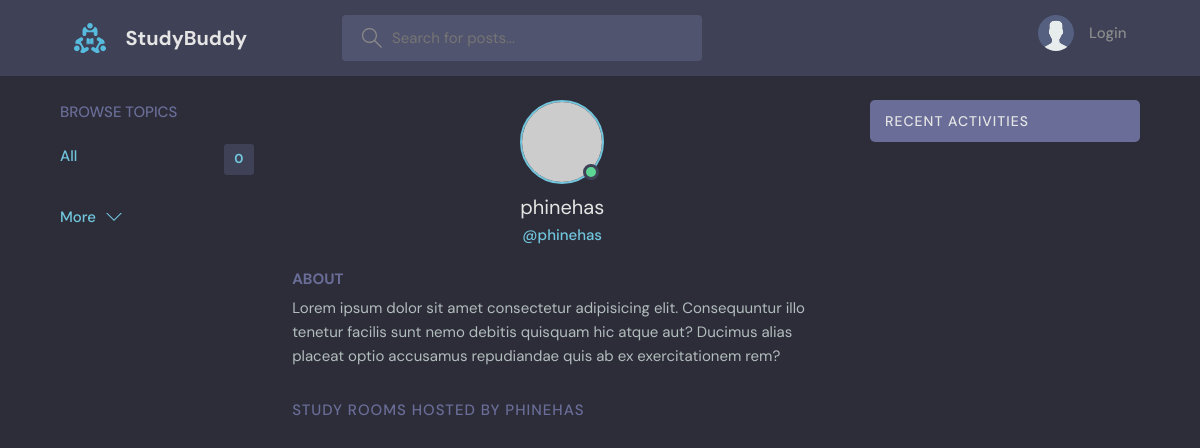
/profile/1/, run on an earlier commit of the app's database.
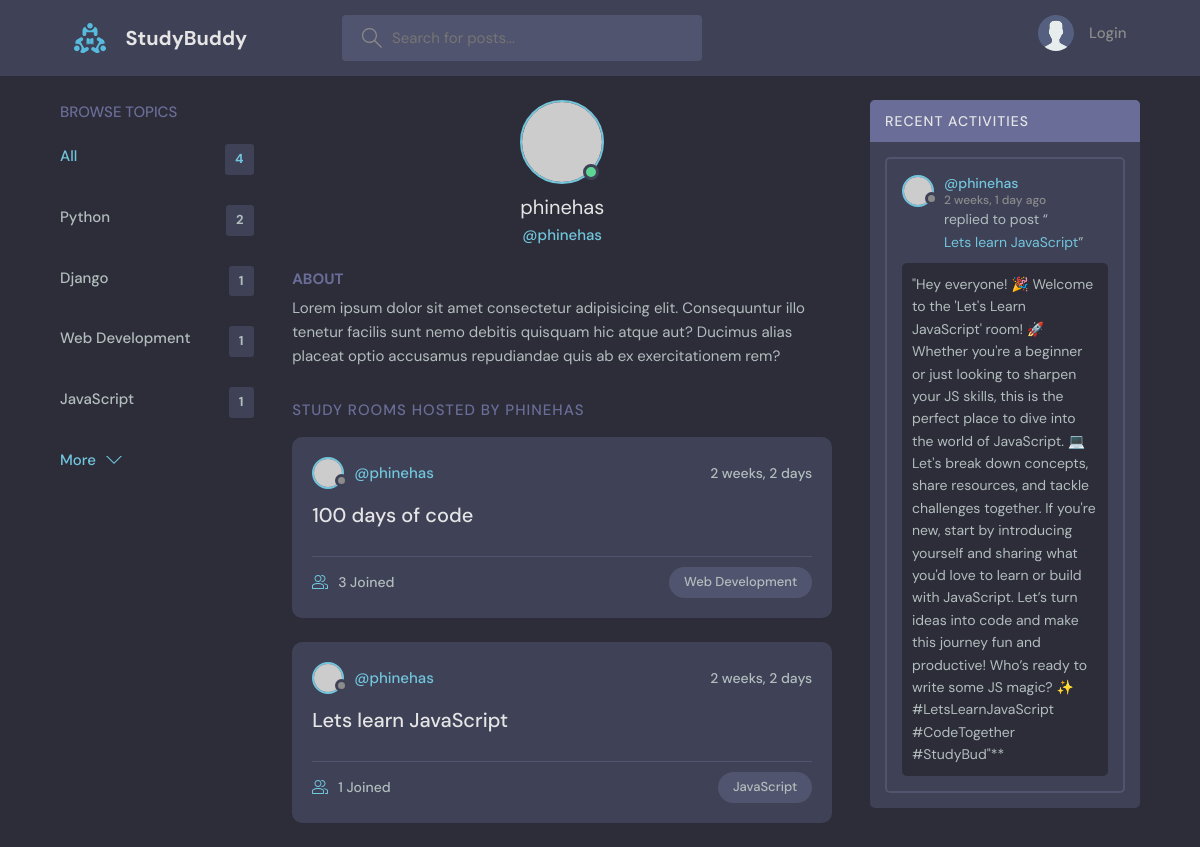
And on a later commit of the database.
### base/models.py (models this page shows, shortened)
class Topic(models.Model):
    name = models.CharField(max_length=200)

class Room(models.Model):
    host = models.ForeignKey(User, on_delete=models.SET_NULL, null=True)
    topic = models.ForeignKey(Topic, on_delete=models.SET_NULL, null=True)
    name = models.CharField(max_length=200)
    description = models.TextField(null=True, blank=True)
    participants = models.ManyToManyField(User, related_name='participants', blank=True)
    updated = models.DateTimeField(auto_now=True)
    created = models.DateTimeField(auto_now_add=True)
    class Meta:
        ordering = ['-updated', '-created']
    def __str__(self):
        return self.name

class Message(models.Model):
    user = models.ForeignKey(User, on_delete=models.CASCADE)
    room = models.ForeignKey(Room, on_delete=models.CASCADE)
    body = models.TextField()
    updated = models.DateTimeField(auto_now=True)
    created = models.DateTimeField(auto_now_add=True)
    class Meta:
        ordering = ['-updated', '-created']

### base/views.py (the view)
# urls.py: path('profile/<str:pk>/', views.userProfile, name='user-profile'),
def userProfile(request, pk):
    user = User.objects.get(pk=pk)
    rooms = user.room_set.all()
    room_messages = user.message_set.all()
    topics = Topic.objects.all()
    context = {'user': user, 'rooms': rooms, 'room_messages': room_messages, 'topics': topics}
    return render(request, 'base/profile.html', context)

### base/templates/base/profile.html (shortened to what this page needs)
{% extends 'main.html' %}
{% block content %}
  <main class="profile-page layout layout--3">
    <div class="container">
     {% include 'base/topics_component.html' %}
      <div class="roomList">
        <div class="profile">
          <div class="profile__avatar">
            <div class="avatar avatar--large active">
              <img src="https://randomuser.me/api/portraits/men/11.jpg" />
            </div>
          </div>
          <div class="profile__info">
            <h3>{{user.username}}</h3>
            <p>@{{user.username}}</p>
          </div>
          <div class="profile__about">
            <h3>About</h3>
            <p>
              Lorem ipsum dolor sit amet consectetur adipisicing elit. Consequuntur illo tenetur
              facilis sunt nemo debitis quisquam hic atque aut? Ducimus alias placeat optio
              accusamus repudiandae quis ab ex exercitationem rem?
            </p>
          </div>
        </div>
        <div class="roomList__header">
          <div>
            <h2>Study Rooms Hosted by {{user.username}}</a>
            </h2>
          </div>
        </div>
        {% include 'base/feed_component.html' %}
      </div>
      {% include 'base/activity_component.html' %}
    </div>
  </main>
  {% endblock content %}

### base/templates/base/topics_component.html
 <div class="topics">
    <div class="topics__header">
      <h2>Browse Topics</h2>
    </div>
    <ul class="topics__list">
      <li>
        <a href="{% url 'home' %}" class="active">All <span>{{topics.count}}</span></a>
      </li>
      {% for topic in topics %}
      <li>
        <a href="{% url 'home' %}?q={{topic.name}}">{{topic.name}}<span>{{topic.room_set.all.count}}</span></a>
      </li>
      {% endfor %}
    </ul>
    <button class="btn btn--link" href="/">
      More
      <svg version="1.1" xmlns="http://www.w3.org/2000/svg" width="32" height="32" viewBox="0 0 32 32">
        <title>chevron-down</title>
        <path d="M16 21l-13-13h-3l16 16 16-16h-3l-13 13z"></path>
      </svg>
    </button>
  </div>

### base/templates/base/feed_component.html (shortened to what this page needs)
{% for room in rooms %}
<div class="roomListRoom">
    <div class="roomListRoom__header">
      <a href="{% url 'user-profile' room.host.id %}" class="roomListRoom__author">
        <div class="avatar avatar--small">
          <img src="https://randomuser.me/api/portraits/women/11.jpg" />
        </div>
        <span>@{{room.host.username}}</span>
      </a>
      <div class="roomListRoom__actions">
        <span>{{room.created | timesince}}</span>
      </div>
    </div>
    <div class="roomListRoom__content">
      <a href="{% url 'room' room.id %}">{{room.name}}</a>
    </div>
    <div class="roomListRoom__meta">
      <a href="{% url 'room' room.id %}" class="roomListRoom__joined">
        {{room.participants.all.count}} Joined
      </a>
      <p class="roomListRoom__topic">{{room.topic.name}}</p>
    </div>
  </div>
  {% endfor %}

### base/templates/base/activity_component.html (shortened to what this page needs)
<div class="activities">
    <div class="activities__header">
      <h2>Recent Activities</h2>
    </div>
    {% for message in room_messages %}
    <div class="activities__box">
      <div class="activities__boxHeader roomListRoom__header">
        <a href="{% url 'user-profile' message.user.id %}" class="roomListRoom__author">
          <div class="avatar avatar--small">
            <img src="https://randomuser.me/api/portraits/women/11.jpg" />
          </div>
          <p>
            @{{message.user}}
            <span>{{message.created | timesince}} ago</span>
          </p>
        </a>
      </div>
      <div class="activities__boxContent">
        <p>replied to post “<a href="{% url 'room' message.room.id %}">{{message.room}}</a>”</p>
        <div class="activities__boxRoomContent">
            {{ message.body }}
        </div>
      </div>
    </div>
    {% endfor %}
</div>

What changed in the data, as far as the page shows it:
added Topic: name "Python", room_set.all.count "2"
added Topic: name "Django", room_set.all.count "1"
added Topic: name "Web Development", room_set.all.count "1"
added Topic: name "JavaScript", room_set.all.count "1"
now on this page (row edited): Room: host.username "phinehas", created "2 weeks, 2 days", name "100 days of code", participants.all.count "3", topic.name "Web Development"
now on this page (row edited): Room: host.username "phinehas", created "2 weeks, 2 days", name "Lets learn JavaScript", participants.all.count "1", topic.name "JavaScript"
added Message: user "phinehas", created "2 weeks, 1 day", room "Lets learn JavaScript", body "\"Hey everyone! 🎉 Welcome to the 'Let's Learn JavaScript' room! 🚀 Whether you're a beginner or just looking to sharpen your JS skills, this is the perfect place to dive into the world of JavaScript. 💻 Let's break down concepts, share resources, and tackle challenges together. If you're new, start by introducing yourself and sharing what you'd love to learn or build with JavaScript. Let’s turn ideas into code and make this journey fun and productive! Who’s ready to write some JS magic? ✨ #LetsLearnJavaScript #CodeTogether #StudyBud\"**"
Also different on the page:
{{ topics.count }}: "0" → "4"
